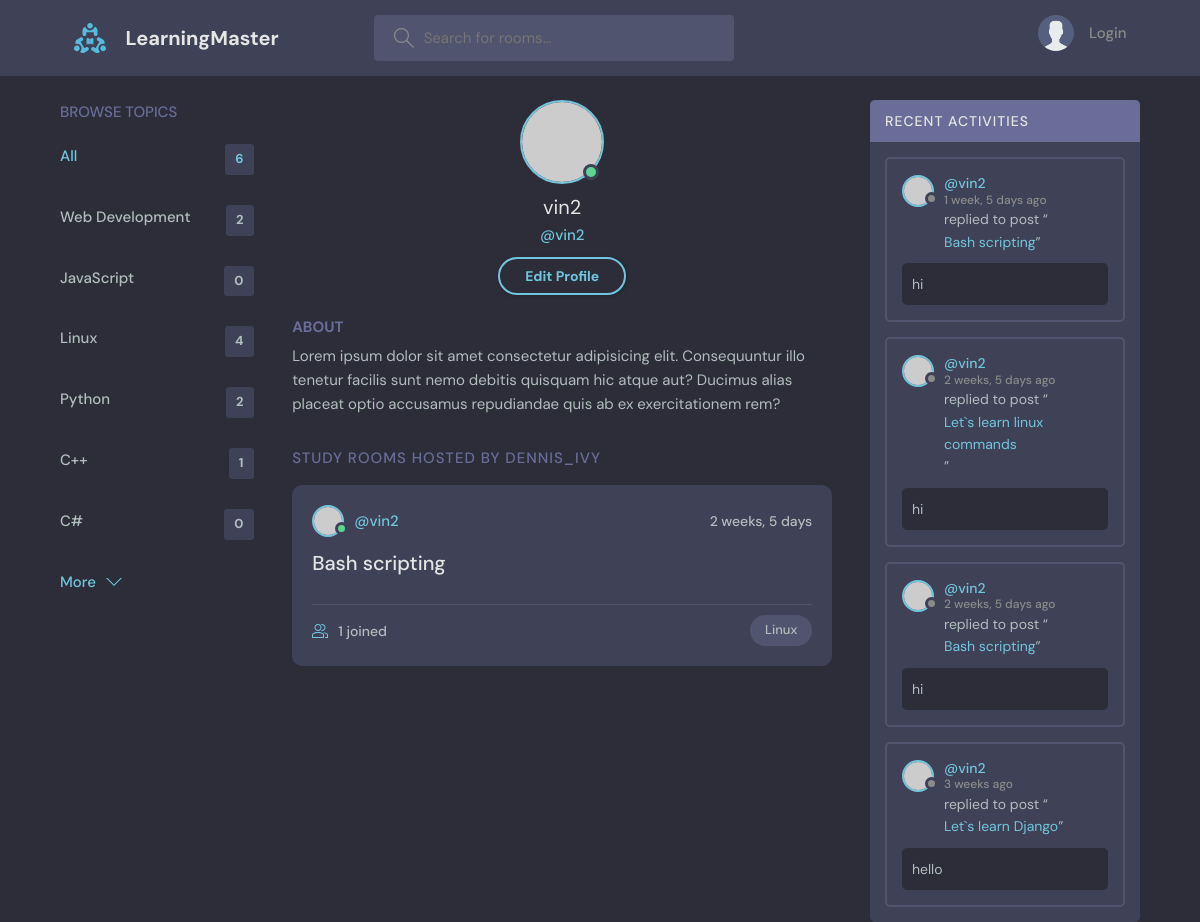
Screenshot of /profile/3/ with the database file from the repository.
### base/models.py (models this page shows, shortened)
class Topic(models.Model):
    name = models.CharField(max_length=200)

class Room(models.Model):
    host = models.ForeignKey(User, on_delete= models.SET_NULL, null=True)
    topic = models.ForeignKey(Topic, on_delete= models.SET_NULL, null=True)
    name = models.CharField(max_length=200)
    description = models.TextField(null=True, blank=True)
    participants = models.ManyToManyField(User,related_name='participants',blank=True)
    updated = models.DateTimeField(auto_now=True)
    created = models.DateTimeField(auto_now_add=True)
    class Meta:
        ordering = [
            '-updated','-created'
        ]
    def __str__(self):
        return self.name

class Message(models.Model):
    user = models.ForeignKey(User, on_delete=models.CASCADE)
    room = models.ForeignKey(Room, on_delete= models.CASCADE)
    body = models.TextField()
    updated = models.DateTimeField(auto_now=True)
    created = models.DateTimeField(auto_now_add=True)
    class Meta:
        ordering = [
            '-updated','-created'
        ]

### base/views.py (the view)
# urls.py: path('profile/<str:pk>/',views.user_profile, name="user-profile"),
def user_profile(request,pk):
    user = User.objects.get(id=pk)
    rooms = user.room_set.all()
    room_messages = user.message_set.all()
    topics = Topic.objects.all()
    context = {'user':user,'rooms':rooms,'room_messages':room_messages,'topics':topics}
    return render(request,'base/profile.html',context)

### base/templates/base/profile.html
{% extends 'main.html' %}
{% block content %}
<main class="profile-page layout layout--3">
  <div class="container">
    {% include 'base/topics_comp.html' %}
    <div class="roomList">
      <div class="profile">
        <div class="profile__avatar">
          <div class="avatar avatar--large active">
            <img src="https://randomuser.me/api/portraits/men/11.jpg" />
          </div>
        </div>
        <div class="profile__info">
          <h3>{{user.username}}</h3>
          <p>@{{user.username}}</p>
          <a href="edit-user.html" class="btn btn--main btn--pill">Edit Profile</a>
        </div>
        <div class="profile__about">
          <h3>About</h3>
          <p>
            Lorem ipsum dolor sit amet consectetur adipisicing elit. Consequuntur illo tenetur
            facilis sunt nemo debitis quisquam hic atque aut? Ducimus alias placeat optio
            accusamus repudiandae quis ab ex exercitationem rem?
          </p>
        </div>
      </div>
      <div class="roomList__header">
        <div>
          <h2>Study Rooms Hosted by dennis_ivy</a>
          </h2>
        </div>
      </div>
      {% include 'base/feed_comp.html' %}
    </div>
    {% include 'base/activity_comp.html' %}
  </div>
</main>
{% endblock content %}

### base/templates/base/topics_comp.html
<div class="topics">
  <div class="topics__header">
    <h2>Browse Topics</h2>
  </div>
  <ul class="topics__list">
    <li>
      <a href="{% url 'home' %}" class="active">All <span>{{topics.count}}</span></a>
    </li>
    {% for topic in topics %}
    <li>
      <a href="{% url 'home'%}?q={{topic.name}}">{{topic.name}} <span>{{topic.room_set.all.count}}</span></a>
    </li>
    {% endfor %}
  </ul>
  <a class="btn btn--link" href="topics.html">
    More
    <svg version="1.1" xmlns="http://www.w3.org/2000/svg" width="32" height="32" viewBox="0 0 32 32">
      <title>chevron-down</title>
      <path d="M16 21l-13-13h-3l16 16 16-16h-3l-13 13z"></path>
    </svg>
  </a>
</div>

### base/templates/base/feed_comp.html (shortened to what this page needs)
{% for room in rooms %}
<div class="roomListRoom">
  <div class="roomListRoom__header">
    <a href="{% url 'user-profile' user.id %}" class="roomListRoom__author">
      <div class="avatar avatar--small active">
        <img src="https://randomuser.me/api/portraits/men/11.jpg" />
      </div>
      <span>@{{room.host.username}}</span>
    </a>
    <div class="roomListRoom__actions">
      <span>{{room.created|timesince    }}</span>
    </div>
  </div>
  <div class="roomListRoom__content">
    <a href="{% url 'room' room.id %}">{{room.name}}</a>
  </div>
  <div class="roomListRoom__meta">
    <a href="{% url 'room' room.id %}" class="roomListRoom__joined">
      {{room.participants.all.count}} joined
    </a>
    <p class="roomListRoom__topic">{{room.topic.name}}</p>
  </div>
</div>
{% endfor %}

### base/templates/base/activity_comp.html (shortened to what this page needs)
<div class="activities">
  <div class="activities__header">
    <h2>Recent Activities</h2>
  </div>
  {% for message in room_messages%}
  <div class="activities__box">
    <div class="activities__boxHeader roomListRoom__header">
      <a href="{% url 'user-profile' message.user.id %}" class="roomListRoom__author">
        <div class="avatar avatar--small">
          <img src="https://randomuser.me/api/portraits/women/11.jpg" />
        </div>
        <p>
          @{{message.user}}
          <span>  {{message.created|timesince}} ago</span>
        </p>
      </a>
    </div>
    <div class="activities__boxContent">
      <p>replied to post “<a href="{% url 'room' message.room.id %}">{{message.room}}</a>”</p>
      <div class="activities__boxRoomContent">
        {{message.body}}
      </div>
    </div>
  </div>
  {% endfor %}
</div>

### rows the page displays
Topic: name "Web Development", room_set.all.count "2"
Topic: name "JavaScript", room_set.all.count "0"
Topic: name "Linux", room_set.all.count "4"
Topic: name "Python", room_set.all.count "2"
Topic: name "C++", room_set.all.count "1"
Topic: name "C#", room_set.all.count "0"
Room: host.username "vin2", created "2 weeks, 5 days", name "Bash scripting", participants.all.count "1", topic.name "Linux"
Message: user "vin2", created "1 week, 5 days", room "Bash scripting", body "hi"
Message: user "vin2", created "2 weeks, 5 days", room "Let`s learn linux commands", body "hi"
Message: user "vin2", created "2 weeks, 5 days", room "Bash scripting", body "hi"
Message: user "vin2", created "3 weeks", room "Let`s learn Django", body "hello"

### other values shown
{{ topics.count }} "6"
{{ user.username }} "vin2"
